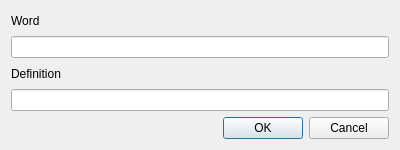
<?xml version="1.0" encoding="UTF-8"?>
<ui version="4.0">
 <class>new_entry_dialog</class>
 <widget class="QDialog" name="new_entry_dialog">
  <property name="geometry">
   <rect>
    <x>0</x>
    <y>0</y>
    <width>400</width>
    <height>150</height>
   </rect>
  </property>
  <property name="minimumSize">
   <size>
    <width>400</width>
    <height>150</height>
   </size>
  </property>
  <property name="maximumSize">
   <size>
    <width>400</width>
    <height>150</height>
   </size>
  </property>
  <property name="baseSize">
   <size>
    <width>400</width>
    <height>150</height>
   </size>
  </property>
  <property name="windowTitle">
   <string>New entry</string>
  </property>
  <layout class="QVBoxLayout" name="verticalLayout">
   <item>
    <widget class="QLabel" name="label">
     <property name="text">
      <string>Word</string>
     </property>
    </widget>
   </item>
   <item>
    <widget class="QLineEdit" name="word"/>
   </item>
   <item>
    <widget class="QLabel" name="label_2">
     <property name="text">
      <string>Definition</string>
     </property>
    </widget>
   </item>
   <item>
    <widget class="QLineEdit" name="definition"/>
   </item>
   <item>
    <widget class="QDialogButtonBox" name="buttonBox">
     <property name="orientation">
      <enum>Qt::Horizontal</enum>
     </property>
     <property name="standardButtons">
      <set>QDialogButtonBox::Cancel|QDialogButtonBox::Ok</set>
     </property>
    </widget>
   </item>
  </layout>
 </widget>
 <resources/>
 <connections>
  <connection>
   <sender>buttonBox</sender>
   <signal>accepted()</signal>
   <receiver>new_entry_dialog</receiver>
   <slot>accept()</slot>
   <hints>
    <hint type="sourcelabel">
     <x>248</x>
     <y>254</y>
    </hint>
    <hint type="destinationlabel">
     <x>157</x>
     <y>274</y>
    </hint>
   </hints>
  </connection>
  <connection>
   <sender>buttonBox</sender>
   <signal>rejected()</signal>
   <receiver>new_entry_dialog</receiver>
   <slot>reject()</slot>
   <hints>
    <hint type="sourcelabel">
     <x>316</x>
     <y>260</y>
    </hint>
    <hint type="destinationlabel">
     <x>286</x>
     <y>274</y>
    </hint>
   </hints>
  </connection>
 </connections>
</ui>
